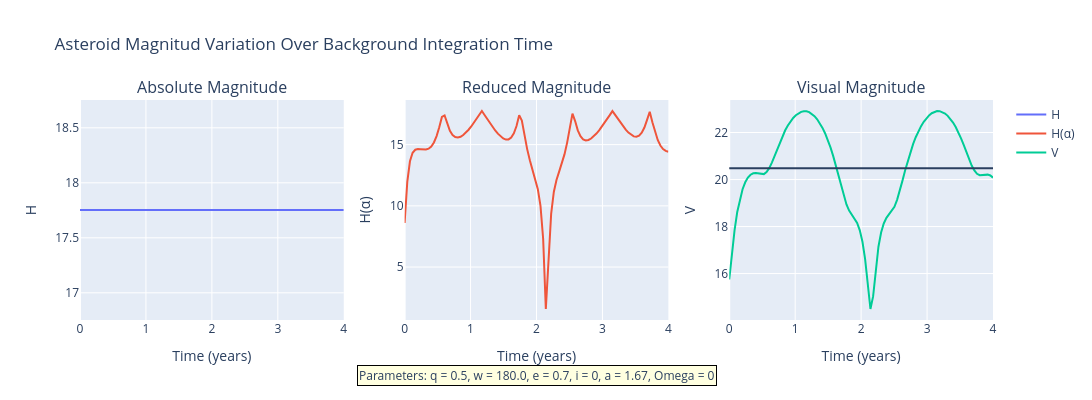

Notebook code cell kept with this figure:
### Code cell
x = times/year
y1 = H_absolute
y2 = H_reducido
y3 = mag_visual

titles = ['Absolute Magnitude', 'Reduced Magnitude', 'Visual Magnitude']
x_labels = ['Time (years)', 'Time (years)', 'Time (years)']
y_labels = ['H', 'H(α)', 'V']

annotation_text = f"Parameters: q = {q}, w = {w/deg}, e = {e}, i = {inc}, a = {np.round(a, 2)}, Omega = {Omega}"

fig = make_subplots(rows=1, cols=3, subplot_titles=titles)

# Agregar trazas de línea
fig.add_trace(go.Scatter(x=x, y=y1, mode='lines', name='H'), row=1, col=1)
fig.add_trace(go.Scatter(x=x, y=y2, mode='lines', name='H(α)'), row=1, col=2)
fig.add_trace(go.Scatter(x=x, y=y3, mode='lines', name='V'), row=1, col=3)
fig.add_hline(y=np.mean(y3), row=1, col=3)

# Etiquetas de ejes
fig.update_xaxes(title_text=x_labels[0], row=1, col=1)
fig.update_xaxes(title_text=x_labels[1], row=1, col=2)
fig.update_xaxes(title_text=x_labels[2], row=1, col=3)

fig.update_yaxes(title_text=y_labels[0], row=1, col=1)
fig.update_yaxes(title_text=y_labels[1], row=1, col=2)
fig.update_yaxes(title_text=y_labels[2], row=1, col=3)

# Agregar caja de texto (annotation)
fig.add_annotation(
    text=annotation_text,
    xref="paper", yref="paper",
    x=0.5, y=-0.3,
    showarrow=False,
    align='left',
    bordercolor="black",
    borderwidth=1,
    bgcolor="lightyellow",
    font=dict(size=12)
)

fig.update_layout(
    height=400,
    width=1150,
    title_text="Asteroid Magnitud Variation Over Background Integration Time"
)
print(np.mean(y3))
fig.show()
